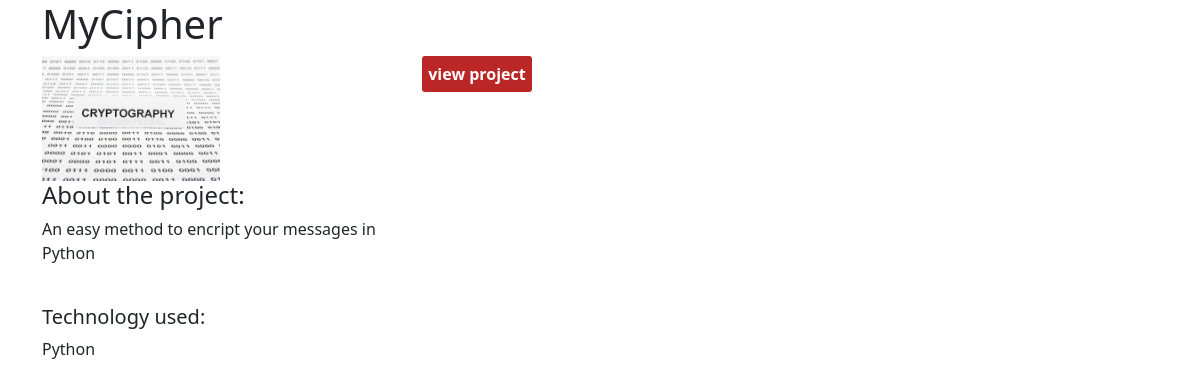
The page /projects/2/ on the database as committed earlier.
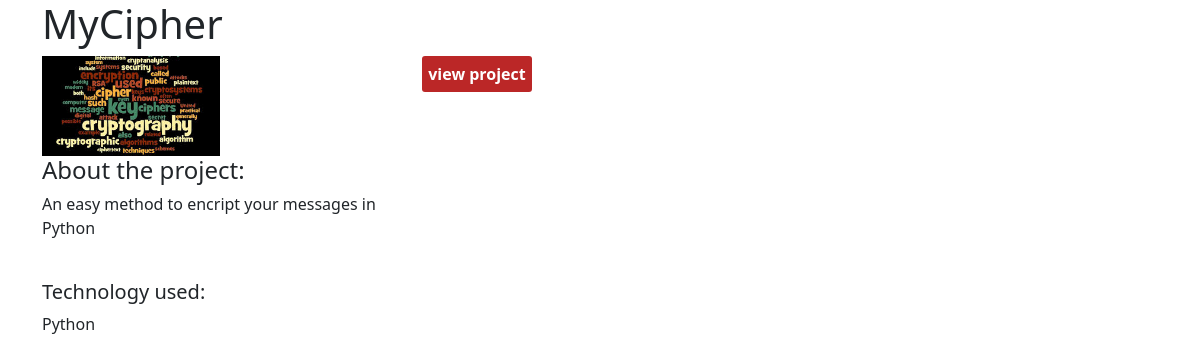
The same page on the database as committed later.
### projects/models.py (models this page shows)
class Project(models.Model):
    title = models.CharField(max_length=100)
    description = models.TextField()
    technology = models.CharField(max_length=20)
    image = models.FileField(upload_to="project_images/", blank=True)
    link = models.URLField(max_length = 200,  default='')

### projects/views.py (the view)
# urls.py: path("<int:pk>/", views.project_detail, name="project_detail"),
def project_detail(request, pk):
    project = Project.objects.get(pk=pk)
    context = {
        "project": project
    }
    return render(request, "projects/project_detail.html", context)

### projects/templates/projects/project_detail.html (shortened to what this page needs)
{% extends "base.html" %} {% block page_content %}
<h1>{{ project.title }}</h1>
<div class="row">
  <div class="col-md-4">
    {% if project.image %}
    <img src="{{ project.image.url }}" width="50%" />
    {% endif %}
  </div>
  <div class="col-md-8">
    {% if project.link %}
    <button onclick="document.location='{{ project.link }}'">
      view project
    </button>
    {% endif %}
  </div>
  <div class="col-md-4">
    <h4>About the project:</h4>
    <p>{{ project.description }}</p>
    <br />
    <h5>Technology used:</h5>
    <p>{{ project.technology }}</p>
  </div>
</div>
{% endblock page_content %}

### templates/base.html (shortened to what this page needs)
<!DOCTYPE html>
<html lang="en">
<head>
    <link
        href="https://cdn.jsdelivr.net/npm/bootstrap@5.3.1/dist/css/bootstrap.min.css"
        rel="stylesheet"
    >
</head>
<body class="container">
{% block page_content %}{% endblock page_content %}
</body>
</html>

### projects/templates/projects/project_detail.html (style rules this page uses)
button { background-color: rgb(187, 39, 39); color: white; border: none; height: 36px; width: 110px; border-radius: 3px; font-size: 16px; font-weight: bold; cursor: pointer; }

Rows that differ between the two databases and show on the page:
changed Project "An easy method to encript your messages in Python": image: a different picture
